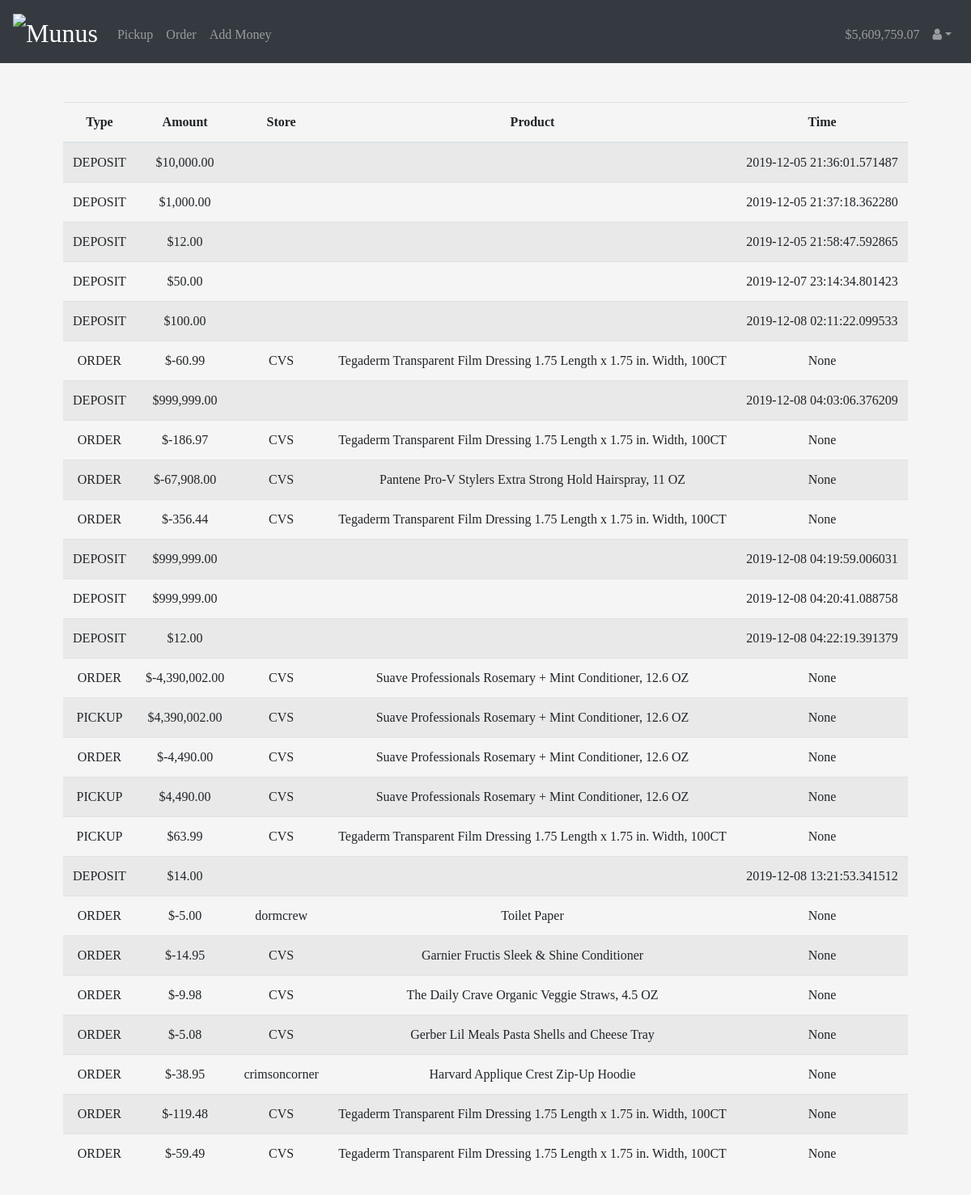
Screenshot of /history (signed in) with the database file from the repository.
### tables this page shows
CREATE TABLE history(user_id INTEGER, type TEXT, product_id INTEGER, amount INTEGER, timestamp TIME);

CREATE TABLE products(store varchar(255), name varchar(255), price int, id INTEGER, UNIQUE (name));

### app.py (the view)
@app.route("/history")
@login_required
def history():
    statement = "SELECT type, product_id, amount, timestamp FROM history WHERE user_id={0}".format(session["user_id"])
    rows = db.execute(statement).fetchall()
    returns = []
    for row in rows:
        ret = [] # type, amt, store, productname
        ret.append(row[0].upper())
        ret.append('$'+format(row[2], ',.2f'))
        if row[0] not in ['deposit', 'withdrawal']:
            statement = "SELECT store FROM products WHERE id = {0}".format(row[1])
            ret.append(db.execute(statement).fetchone()[0])
            statement = "SELECT name FROM products WHERE id = {0}".format(row[1])
            ret.append(db.execute(statement).fetchone()[0])
        else:
            ret.append('')
            ret.append('')
        ret.append(row[3])
        returns.append(ret)
    if len(returns) == 0:
        return render_template("history.html", rows = 0, balance = session['balance'])
    return render_template("history.html", rows=returns, balance=session['balance'])

### app.py (called while the page is built)
@app.after_request
def after_request(response):
    response.headers["Cache-Control"] = "no-cache, no-store, must-revalidate"
    response.headers["Expires"] = 0
    response.headers["Pragma"] = "no-cache"
    return response

### helpers.py (called while the page is built)
def login_required(f):
    @wraps(f)
    def decorated_function(*args, **kwargs):
        if session.get("user_id") is None:
            return redirect("/login")
        return f(*args, **kwargs)
    return decorated_function

### templates/history.html (shortened to what this page needs)
{% extends "layout.html" %}
{% block main %}
{% if rows != 0 %}
      <table class="table table-striped">
          <thead>
              <tr>
                  <b><th>Type</th></b>
                  <th>Amount</th>
                  <th>Store</th>
                  <th>Product</th>
                  <th>Time</th>
              </tr>
          </thead>
          <tbody>
              {% for row in rows %}
                  <tr>
                      <td>{{row[0]}}</td>
                      <td>{{row[1]}}</td>
                      <td>{{row[2]}}</td>
                      <td>{{row[3]}}</td>
                      <td>{{row[4]}}</td>
                  </tr>
              {% endfor %}
          </tbody>
      </table>
  {% else %}
      <h3>No transaction history yet</h3>
      <h4><a href = '/order'>Let's get some orders in!</a></h4>
  {% endif %}
{% endblock %}

### templates/layout.html (shortened to what this page needs)
<!DOCTYPE html>
<html lang="en">
    <head>
        <link rel="stylesheet" href="https://stackpath.bootstrapcdn.com/bootstrap/4.4.1/css/bootstrap.min.css">
        <link href="/static/styles.css" rel="stylesheet">
        <link rel="stylesheet" href="https://maxcdn.bootstrapcdn.com/font-awesome/4.4.0/css/font-awesome.min.css">
    </head>
    <body>
      <nav class="navbar navbar-expand-md navbar-dark bg-dark">
            <a class="navbar-brand" href="/">
                <img src="https://cdn1.imggmi.com/uploads/2019/12/7/351dc8edb47819b2d77ef6ec8c91dc79-full.png" alt="Munus" width="111" height="30">
            </a>
            <div class="collapse navbar-collapse" id="navbar">
                {% if session.user_id %}
                    <ul class="navbar-nav mr-auto mt-2">
                        <li class="nav-item"><a class="nav-link" href="/pickup">Pickup</a></li>
                        <li class="nav-item"><a class="nav-link" href="/catalogue">Order</a></li>
                        <li class="nav-item"><a class="nav-link" href="/add">Add Money</a></li>
                    </ul>
                    <ul class="navbar-nav ml-auto mt-2">
                        <li class="nav-item"><a class="nav-link" href="/add">{{balance}}</a></li>
                        <li class="nav-item dropdown">
                          <a class="nav-link dropdown-toggle" href="/" id="navbarDropdown" role="button" data-toggle="dropdown" aria-haspopup="true" aria-expanded="false">
                            <i class="fa fa-user"></i></a>
                        </li>
                    </ul>
                {% else %}
                    <ul class="navbar-nav ml-auto mt-2">
                        <li class="nav-item"><a class="nav-link" href="/register">Register</a></li>
                        <li class="nav-item"><a class="nav-link" href="/login">Log In</a></li>
                    </ul>
                {% endif %}
            </div>
        </nav>
        <main class="container p-5">
            {% block main %}{% endblock %}
        </main>
    </body>
</html>

### static/styles.css (style rules this page uses)
body { background-color: whitesmoke; font-family: "Georgia", Times, serif; }
nav .navbar-brand { font-size: xx-large; }
main { overflow-x: auto; text-align: center; }
a { color: #014520; }

### rows the page displays
history: type "DEPOSIT", amount "$10,000.00", timestamp "2019-12-05 21:36:01.571487"
history: type "DEPOSIT", amount "$1,000.00", timestamp "2019-12-05 21:37:18.362280"
history: type "DEPOSIT", amount "$12.00", timestamp "2019-12-05 21:58:47.592865"
history: type "DEPOSIT", amount "$50.00", timestamp "2019-12-07 23:14:34.801423"
history: type "DEPOSIT", amount "$100.00", timestamp "2019-12-08 02:11:22.099533"
products: store "CVS" "CVS" "CVS" "CVS" "CVS" "CVS", name "Tegaderm Transparent Film Dressing 1.75 Length x 1.75 in. Width, 100CT" "Tegaderm Transparent Film Dressing 1.75 Length x 1.75 in. Width, 100CT" "Tegaderm Transparent Film Dressing 1.75 Length x 1.75 in. Width, 100CT" "Tegaderm Transparent Film Dressing 1.75 Length x 1.75 in. Width, 100CT" "Tegaderm Transparent Film Dressing 1.75 Length x 1.75 in. Width, 100CT" "Tegaderm Transparent Film Dressing 1.75 Length x 1.75 in. Width, 100CT"
history: type "DEPOSIT", amount "$999,999.00", timestamp "2019-12-08 04:03:06.376209"
products: store "CVS", name "Pantene Pro-V Stylers Extra Strong Hold Hairspray, 11 OZ"
history: type "DEPOSIT", amount "$999,999.00", timestamp "2019-12-08 04:19:59.006031"
history: type "DEPOSIT", amount "$999,999.00", timestamp "2019-12-08 04:20:41.088758"
history: type "DEPOSIT", amount "$12.00", timestamp "2019-12-08 04:22:19.391379"
products: store "CVS" "CVS" "CVS" "CVS", name "Suave Professionals Rosemary + Mint Conditioner, 12.6 OZ" "Suave Professionals Rosemary + Mint Conditioner, 12.6 OZ" "Suave Professionals Rosemary + Mint Conditioner, 12.6 OZ" "Suave Professionals Rosemary + Mint Conditioner, 12.6 OZ"
history: type "DEPOSIT", amount "$14.00", timestamp "2019-12-08 13:21:53.341512"
products: store "CVS", name "Garnier Fructis Sleek & Shine Conditioner"
products: store "CVS", name "Gerber Lil Meals Pasta Shells and Cheese Tray"

### other values shown
{{ balance }} "$5,609,759.07"
{{ row[0] }} "ORDER" "ORDER" "ORDER" "ORDER" "ORDER" "PICKUP" "ORDER" "PICKUP" "PICKUP" "ORDER" "ORDER" "ORDER" "ORDER" "ORDER" "ORDER" "ORDER"
{{ row[1] }} "$-60.99" "$-186.97" "$-67,908.00" "$-356.44" "$-4,390,002.00" "$4,390,002.00" "$-4,490.00" "$4,490.00" "$63.99" "$-5.00" "$-14.95" "$-9.98" "$-5.08" "$-38.95" "$-119.48" "$-59.49"
{{ row[4] }} "None" "None" "None" "None" "None" "None" "None" "None" "None" "None" "None" "None" "None" "None" "None" "None"
{{ row[2] }} "dormcrew" "CVS" "crimsoncorner"
{{ row[3] }} "Toilet Paper" "The Daily Crave Organic Veggie Straws, 4.5 OZ" "Harvard Applique Crest Zip-Up Hoodie"
